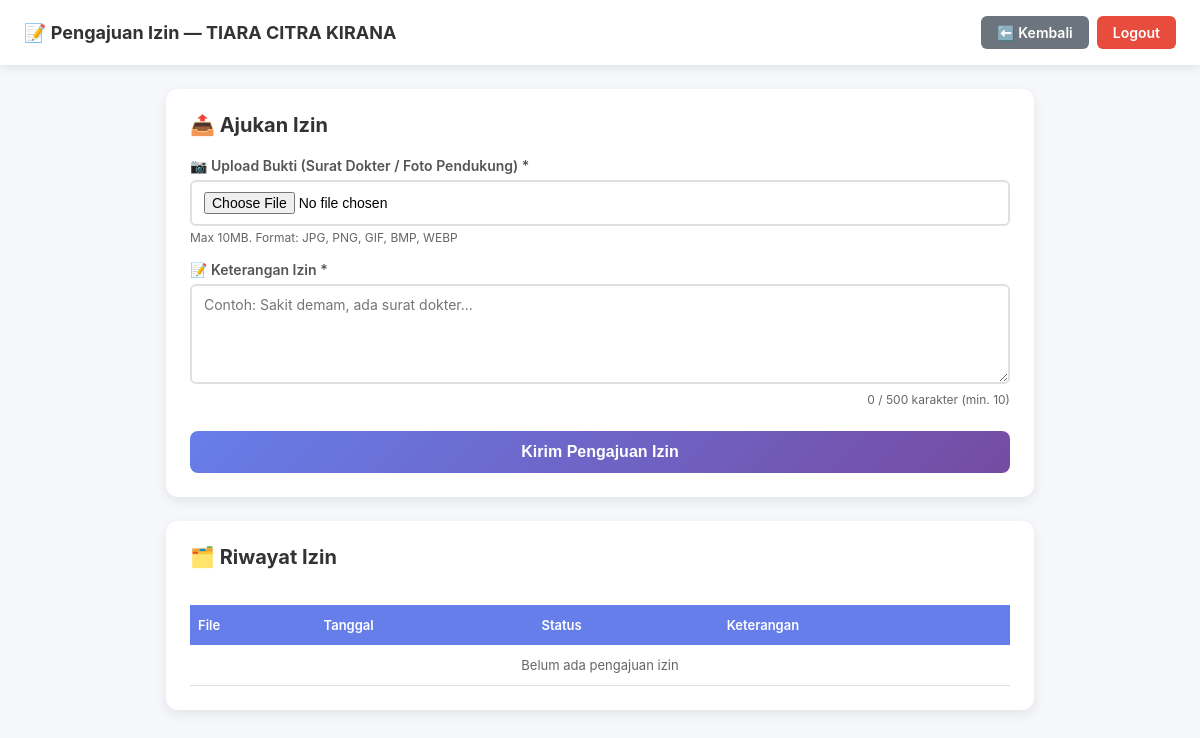
Page /izin (signed in) on the earlier database version.
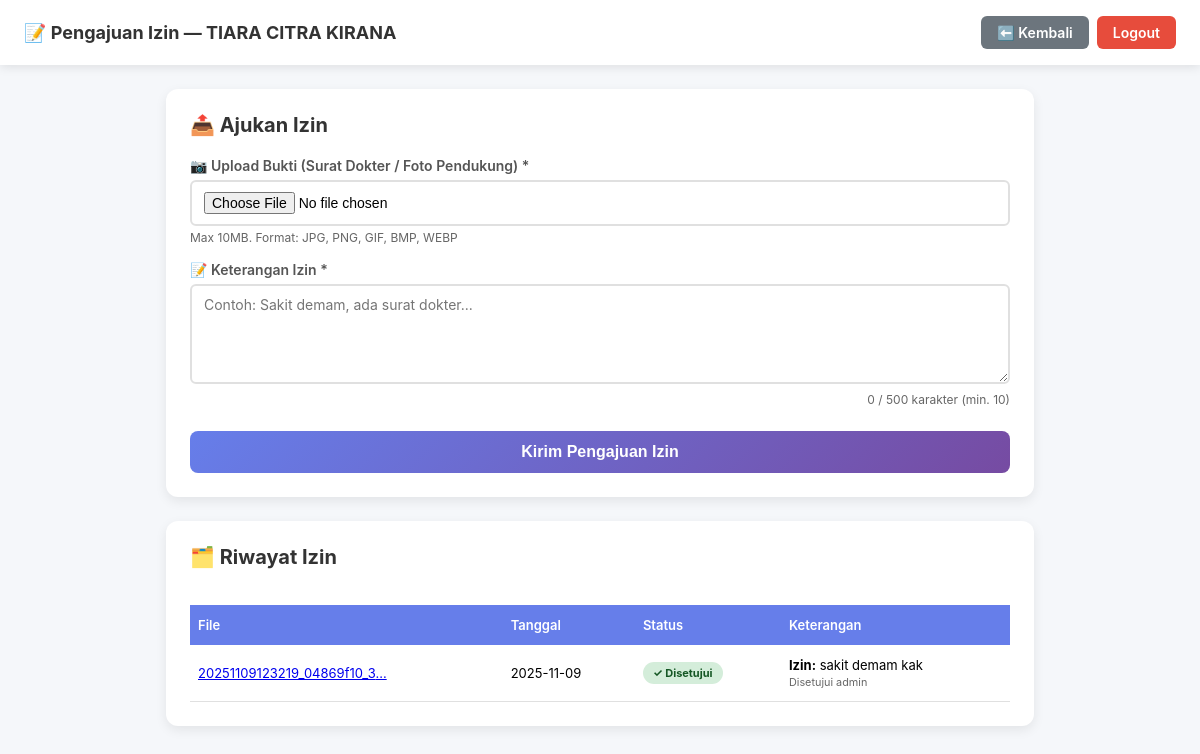
Same page on the later database version.
### tables this page shows
CREATE TABLE absensi (
                    id INTEGER PRIMARY KEY AUTOINCREMENT,
                    user_id INTEGER NOT NULL,
                    filename TEXT NOT NULL,
                    tanggal TEXT NOT NULL,
                    datetime_exif TEXT,
                    latitude REAL,
                    longitude REAL,
                    status TEXT CHECK(status IN ('Pending', 'Disetujui', 'Ditolak')),
                    alasan TEXT,
                    exif_text TEXT,
                    jenis TEXT DEFAULT 'hadir' CHECK(jenis IN ('hadir', 'izin')),
                    keterangan_izin TEXT,
                    created_at TIMESTAMP DEFAULT CURRENT_TIMESTAMP, jam_datang TEXT,
                    FOREIGN KEY(user_id) REFERENCES users(id) ON DELETE CASCADE
                 );

### app.py (the view, shortened to what this page needs)
@app.route('/izin', methods=['GET','POST'])
@login_required
def izin():
    conn = get_db_conn()
    c = conn.cursor()
    c.execute("""SELECT filename,tanggal,jenis,status,alasan,keterangan_izin,jam_datang
                 FROM absensi WHERE user_id=? AND jenis='izin'
                 ORDER BY id DESC LIMIT 50""", (session['user_id'],))
    rows = c.fetchall()
    conn.close()
    return render_template('izin.html', username=session.get('nama'), uploads=rows)

### app.py (called while the page is built)
def login_required(f):
    @wraps(f)
    def decorated_function(*args, **kwargs):
        if 'user_id' not in session:
            flash("Silakan login terlebih dahulu", "warning")
            return redirect(url_for('login'))
        return f(*args, **kwargs)
    return decorated_function

def get_db_conn():
    conn = sqlite3.connect(DATABASE)
    conn.row_factory = sqlite3.Row
    conn.execute("PRAGMA foreign_keys = ON")
    return conn

@app.after_request
def set_security_headers(response):
    response.headers['X-Content-Type-Options'] = 'nosniff'
    response.headers['X-Frame-Options'] = 'DENY'
    response.headers['X-XSS-Protection'] = '1; mode=block'
    return response

### templates/izin.html (shortened to what this page needs)
<!DOCTYPE html>
<html lang="id">
<head>
</head>
<body>
  <nav>
    <div class="nav-brand">📝 Pengajuan Izin — {{ username | upper }}</div>
    <div class="nav-buttons">
      <a href="/upload" class="btn btn-back">⬅️ Kembali</a>
      <a href="/logout" class="btn btn-logout">Logout</a>
    </div>
  </nav>
  <div class="container">
    <div class="card">
      <h2 class="card-title">📤 Ajukan Izin</h2>
      <form method="post" enctype="multipart/form-data">
        <div class="form-group">
          <label>📷 Upload Bukti (Surat Dokter / Foto Pendukung) *</label>
          <input type="file" name="file" accept="image/*" required>
          <div class="helper-text">Max 10MB. Format: JPG, PNG, GIF, BMP, WEBP</div>
        </div>
        <div class="form-group">
          <label>📝 Keterangan Izin *</label>
          <textarea
            name="keterangan_izin"
            placeholder="Contoh: Sakit demam, ada surat dokter..."
            required
            minlength="10"
            maxlength="500"
            oninput="updateCharCount(this)"
          ></textarea>
          <div class="char-counter" id="charCounter">0 / 500 karakter (min. 10)</div>
        </div>
        <button type="submit" class="btn-primary">Kirim Pengajuan Izin</button>
      </form>
    </div>
    <div class="card">
      <h2 class="card-title">🗂️ Riwayat Izin</h2>
      <div style="overflow-x: auto;">
        <table>
          <thead>
            <tr>
              <th>File</th>
              <th>Tanggal</th>
              <th>Status</th>
              <th>Keterangan</th>
            </tr>
          </thead>
          <tbody>
            {% for r in uploads %}
              <tr>
                <td>
                  <a href="/uploads/{{ r['filename'] }}" target="_blank">
                    {{ r['filename'][:25] }}...
                  </a>
                </td>
                <td>{{ r['tanggal'] }}</td>
                <td>
                  {% if r['status'] == 'Disetujui' %}
                    <span class="badge badge-success">✓ Disetujui</span>
                  {% elif r['status'] == 'Pending' %}
                    <span class="badge badge-warning">⏳ Pending</span>
                  {% else %}
                    <span class="badge badge-danger">✗ Ditolak</span>
                  {% endif %}
                </td>
                <td>
                  <strong>Izin:</strong> {{ r['keterangan_izin'][:70] }}{% if r['keterangan_izin']|length > 70 %}...{% endif %}
                  <br><small style="color:#666;">{{ r['alasan'] }}</small>
                </td>
              </tr>
            {% else %}
              <tr>
                <td colspan="4" style="text-align:center;color:#666;">
                  Belum ada pengajuan izin
                </td>
              </tr>
            {% endfor %}
          </tbody>
        </table>
      </div>
    </div>
  </div>
</body>
</html>

Differences in the rows shown:
added absensi: filename "20251109123219_04869f10_3", tanggal "2025-11-09", status "✓ Disetujui", keterangan_izin "sakit demam kak", alasan "Disetujui admin"
Other differences:
text no longer shown: "Belum ada pengajuan izin"
